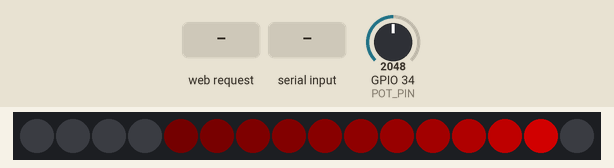
Simulated run of this sketch. Board: ESP32. Parts: 16 RGB LEDs in strip order, left to right. The inputs (shaded band) are chosen by the test bench; at power-on: GPIO 34 (POT_PIN) = 2048 (analog values on the 0–4095 scale). Dim RGB values are drawn brighter than linear; WiFi joins after 1.5 s; servers stay silent unless stated; what the sketch prints to the serial monitor is not drawn.

Above: at 1.2 s.
1.3 s: HTTP request GET /set?brightness=0 received
At 2.1 s:
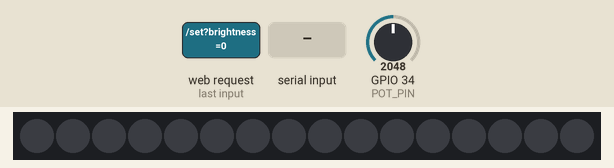
2.8 s: HTTP request GET /set?brightness=1 received
At 3.66 s:
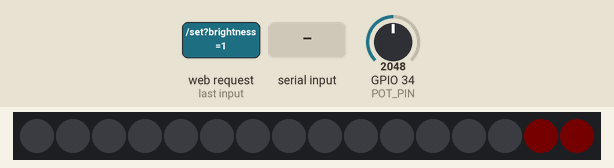

Measured:
- after the input at 1.3 s, the LEDs: change at once (image 1)
- after the input at 2.8 s, the LEDs: first change at once (image 2 shows a later state)

The sketch:

KnightRiderScanner.ino
```cpp
// Knight Rider (KITT) style scanner for ESP32 + NeoPixel (WS2812B) strip.
//
// Control it three ways:
//   1. Potentiometer on POT_PIN - turn it to change speed.
//   2. Wi-Fi web page - open http://knightrider.local (or the IP printed on
//      the Serial Monitor) for speed, brightness, colour and on/off.
//   3. Serial Monitor (115200 baud):
//        s<number>  set step delay in ms, e.g. "s25"
//        +  / -     faster / slower
//        ?          print current settings
//
// Speed set from the web page or serial holds until the potentiometer is
// physically moved again.
//
// Wi-Fi: fill in WIFI_SSID / WIFI_PASSWORD to join your network. If they are
// left blank, or the connection fails, the ESP32 creates its own hotspot
// (AP_SSID / AP_PASSWORD) - join it and browse to http://192.168.4.1
//
// Libraries: "Adafruit NeoPixel" (Library Manager). WiFi, WebServer and
// ESPmDNS come with the ESP32 board package.

#include <Adafruit_NeoPixel.h>
#include <WiFi.h>
#include <WebServer.h>
#include <ESPmDNS.h>

// ---------------- Wi-Fi settings -------------------
const char* WIFI_SSID     = "";               // your home Wi-Fi name
const char* WIFI_PASSWORD = "";               // your home Wi-Fi password
const char* AP_SSID       = "KnightRider";    // fallback hotspot name
const char* AP_PASSWORD   = "kitt2000";       // min 8 characters
const char* HOSTNAME      = "knightrider";    // -> http://knightrider.local

// ---------------- Hardware settings ----------------
#define LED_PIN     5     // NeoPixel data pin
#define NUM_LEDS    16    // number of LEDs in the strip
#define POT_PIN     34    // potentiometer wiper (ADC1 pin, works with Wi-Fi)

// ---------------- Effect settings ------------------
#define TAIL_LENGTH   5     // how many LEDs trail behind the eye
#define MIN_DELAY_MS  5     // fastest step time
#define MAX_DELAY_MS  150   // slowest step time

Adafruit_NeoPixel strip(NUM_LEDS, LED_PIN, NEO_GRB + NEO_KHZ800);
WebServer server(80);

// Current settings (changed by pot / web / serial)
uint16_t stepDelay  = 40;          // ms between steps
uint8_t  brightness = 120;         // 0-255
uint8_t  eyeR = 255, eyeG = 0, eyeB = 0;   // classic red
bool     running    = true;

// Scanner state
uint8_t level[NUM_LEDS];           // brightness of each LED, 0-255
int position = 0;                  // current eye position
int direction = 1;                 // +1 = moving right, -1 = moving left
unsigned long lastStep = 0;

bool manualOverride = false;       // true while web/serial controls speed
int lastPotRaw = -1;

// ======================= Speed control =======================

// Read pot (averaged) and return 0-4095
int readPot() {
  long sum = 0;
  for (int i = 0; i < 8; i++) sum += analogRead(POT_PIN);
  return sum / 8;
}

void updateSpeedFromPot() {
  int raw = readPot();
  if (lastPotRaw < 0) lastPotRaw = raw;

  // If web/serial set the speed, only take back control once the pot moves.
  if (manualOverride) {
    if (abs(raw - lastPotRaw) < 100) return;
    manualOverride = false;
    Serial.println("Potentiometer control resumed");
  }
  lastPotRaw = raw;

  // Pot fully clockwise = fastest
  stepDelay = map(raw, 0, 4095, MAX_DELAY_MS, MIN_DELAY_MS);
}

void setSpeed(int ms) {
  stepDelay = constrain(ms, MIN_DELAY_MS, MAX_DELAY_MS);
  manualOverride = true;
}

// Speed as 0-100 % (100 = fastest) for the web page
int speedPercent() {
  return map(stepDelay, MAX_DELAY_MS, MIN_DELAY_MS, 0, 100);
}

// ======================= Serial =======================

void printStatus() {
  Serial.printf("Step delay: %u ms  (%s control)\n",
                stepDelay, manualOverride ? "manual" : "pot");
}

void handleSerial() {
  if (!Serial.available()) return;
  String cmd = Serial.readStringUntil('\n');
  cmd.trim();
  if (cmd.length() == 0) return;

  char c = cmd.charAt(0);
  if (c == 's' || c == 'S')  { setSpeed(cmd.substring(1).toInt()); printStatus(); }
  else if (c == '+')         { setSpeed(stepDelay - 5);            printStatus(); }
  else if (c == '-')         { setSpeed(stepDelay + 5);            printStatus(); }
  else if (c == '?')         { printStatus(); }
  else Serial.println("Commands: s<ms>, +, -, ?");
}

// ======================= Web page =======================

const char INDEX_HTML[] PROGMEM = R"rawliteral(
<!doctype html><html><head>
<meta charset="utf-8"><meta name="viewport" content="width=device-width,initial-scale=1">
<title>Knight Rider</title>
<style>
 body{margin:0;font-family:system-ui,sans-serif;background:#111;color:#eee;
      display:flex;justify-content:center}
 .card{width:100%;max-width:420px;padding:20px 16px}
 h1{font-size:1.4em;text-align:center;letter-spacing:2px;color:#f33;margin:8px 0 20px}
 .bar{display:flex;gap:4px;justify-content:center;margin-bottom:24px}
 .bar span{width:16px;height:10px;border-radius:2px;background:#300}
 label{display:flex;justify-content:space-between;margin:18px 0 6px}
 input[type=range]{width:100%;accent-color:#f33}
 input[type=color]{width:100%;height:44px;border:0;background:none}
 button{width:100%;padding:14px;margin-top:24px;font-size:1.1em;border:0;
        border-radius:8px;background:#f33;color:#fff}
 button.off{background:#444}
 .src{font-size:.85em;color:#888;text-align:center;margin-top:16px}
</style></head><body><div class="card">
<h1>KNIGHT RIDER</h1>
<div class="bar" id="bar"></div>
<label>Speed <span id="sv"></span></label>
<input type="range" id="speed" min="0" max="100">
<label>Brightness <span id="bv"></span></label>
<input type="range" id="bright" min="5" max="255">
<label>Colour</label>
<input type="color" id="color">
<button id="power">ON</button>
<div class="src" id="src"></div>
</div>
<script>
const $=id=>document.getElementById(id);
for(let i=0;i<12;i++)$('bar').appendChild(document.createElement('span'));
let busy=false,timer;
function show(s){
  if(!busy){$('speed').value=s.speed;$('bright').value=s.brightness;$('color').value=s.color;}
  $('sv').textContent=s.speed+'% ('+s.delay+' ms)';
  $('bv').textContent=Math.round(s.brightness/2.55)+'%';
  $('power').textContent=s.running?'ON':'OFF';
  $('power').className=s.running?'':'off';
  $('src').textContent='Speed controlled by: '+(s.manual?'web/serial':'knob');
}
function send(q){fetch('/set?'+q).then(r=>r.json()).then(show).catch(()=>{});}
function slide(id,key){
  $(id).oninput=()=>{busy=true;clearTimeout(timer);
    timer=setTimeout(()=>{send(key+'='+encodeURIComponent($(id).value));busy=false;},60);};
}
slide('speed','speed');slide('bright','brightness');slide('color','color');
$('power').onclick=()=>send('toggle=1');
function poll(){fetch('/state').then(r=>r.json()).then(show).catch(()=>{});}
poll();setInterval(poll,1500);
// little animated scanner in the header
let p=0,d=1;const bs=$('bar').children;
setInterval(()=>{for(const b of bs)b.style.background='#300';
  bs[p].style.background='#f33';p+=d;if(p<=0||p>=bs.length-1)d=-d;},90);
</script></body></html>
)rawliteral";

String stateJson() {
  char color[8];
  snprintf(color, sizeof(color), "#%02x%02x%02x", eyeR, eyeG, eyeB);
  String j = "{";
  j += "\"speed\":"      + String(speedPercent());
  j += ",\"delay\":"     + String(stepDelay);
  j += ",\"brightness\":"+ String(brightness);
  j += ",\"color\":\""   + String(color) + "\"";
  j += ",\"running\":"   + String(running ? "true" : "false");
  j += ",\"manual\":"    + String(manualOverride ? "true" : "false");
  j += "}";
  return j;
}

void handleRoot()  { server.send_P(200, "text/html", INDEX_HTML); }
void handleState() { server.send(200, "application/json", stateJson()); }

void handleSet() {
  if (server.hasArg("speed")) {
    int pct = constrain(server.arg("speed").toInt(), 0, 100);
    setSpeed(map(pct, 0, 100, MAX_DELAY_MS, MIN_DELAY_MS));
  }
  if (server.hasArg("brightness")) {
    brightness = constrain(server.arg("brightness").toInt(), 0, 255);
    strip.setBrightness(brightness);
  }
  if (server.hasArg("color")) {
    String c = server.arg("color");            // "#rrggbb"
    if (c.length() == 7 && c[0] == '#') {
      long v = strtol(c.c_str() + 1, nullptr, 16);
      eyeR = (v >> 16) & 0xFF;
      eyeG = (v >> 8) & 0xFF;
      eyeB = v & 0xFF;
    }
  }
  if (server.hasArg("toggle")) {
    running = !running;
    if (!running) { memset(level, 0, sizeof(level)); strip.clear(); strip.show(); }
  }
  handleState();
}

void setupWiFi() {
  bool connected = false;

  if (strlen(WIFI_SSID) > 0) {
    Serial.printf("Connecting to %s", WIFI_SSID);
    WiFi.mode(WIFI_STA);
    WiFi.setHostname(HOSTNAME);
    WiFi.begin(WIFI_SSID, WIFI_PASSWORD);
    unsigned long start = millis();
    while (WiFi.status() != WL_CONNECTED && millis() - start < 15000) {
      delay(250);
      Serial.print('.');
    }
    Serial.println();
    connected = WiFi.status() == WL_CONNECTED;
  }

  if (connected) {
    Serial.print("Wi-Fi connected. Open http://");
    Serial.println(WiFi.localIP());
  } else {
    WiFi.mode(WIFI_AP);
    WiFi.softAP(AP_SSID, AP_PASSWORD);
    Serial.printf("Hotspot \"%s\" (password %s). Open http://", AP_SSID, AP_PASSWORD);
    Serial.println(WiFi.softAPIP());
  }

  if (MDNS.begin(HOSTNAME)) {
    MDNS.addService("http", "tcp", 80);
    Serial.printf("Or try http://%s.local\n", HOSTNAME);
  }

  server.on("/", handleRoot);
  server.on("/state", handleState);
  server.on("/set", handleSet);
  server.onNotFound(handleRoot);
  server.begin();
}

// ======================= Animation =======================

void drawFrame() {
  // Fade every LED a bit -> leaves a glowing tail behind the eye
  for (int i = 0; i < NUM_LEDS; i++) {
    level[i] = level[i] * (TAIL_LENGTH - 1) / (TAIL_LENGTH + 1);
  }
  level[position] = 255;   // bright eye

  // Colour is applied at draw time so colour changes affect the tail too
  for (int i = 0; i < NUM_LEDS; i++) {
    strip.setPixelColor(i, eyeR * level[i] / 255,
                           eyeG * level[i] / 255,
                           eyeB * level[i] / 255);
  }
  strip.show();

  // Move and bounce at the ends
  position += direction;
  if (position >= NUM_LEDS - 1) { position = NUM_LEDS - 1; direction = -1; }
  if (position <= 0)            { position = 0;            direction = 1;  }
}

// ======================= Main =======================

void setup() {
  Serial.begin(115200);
  analogReadResolution(12);
  analogSetPinAttenuation(POT_PIN, ADC_11db);   // full 0-3.3V range

  strip.begin();
  strip.setBrightness(brightness);
  strip.clear();
  strip.show();

  setupWiFi();

  Serial.println("Knight Rider scanner ready");
  Serial.println("Commands: s<ms>, +, -, ?");
}

void loop() {
  server.handleClient();
  handleSerial();
  updateSpeedFromPot();

  unsigned long now = millis();
  if (running && now - lastStep >= stepDelay) {   // non-blocking timing
    lastStep = now;
    drawFrame();
  }
}
```
